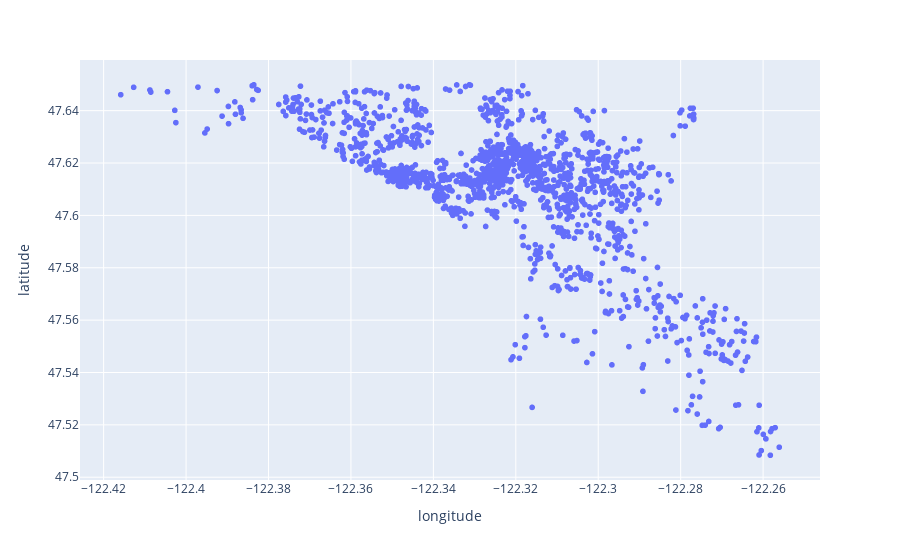

Here is the notebook cell this chart was saved with:
### Code cell
centro = true_location[(true_location["latitude"]>47.61)|(true_location["longitude"]>-122.34)]
centro = centro[(centro["latitude"]<47.65)]
centro.plot.scatter("longitude", "latitude", s=1, c="available")

### Figure 1 — Plotly figure (JSON) as saved in the notebook; plotly's stock layout.template omitted (floating-point values rounded to 4 significant figures; data arrays with more than 128 entries replaced by an {"elided": "..."} marker saying what was removed)
{"data": [{"hovertemplate": "longitude=%{x}<br>latitude=%{y}<extra></extra>", "legendgroup": "", "marker": {"color": "#636efa", "symbol": "circle"}, "mode": "markers", "name": "", "showlegend": false, "type": "scattergl", "x": {"elided": "1556 float values"}, "xaxis": "x", "y": {"elided": "1556 float values"}, "yaxis": "y"}], "layout": {"legend": {"tracegroupgap": 0}, "margin": {"t": 60}, "xaxis": {"anchor": "y", "domain": [0, 1], "title": {"text": "longitude"}}, "yaxis": {"anchor": "x", "domain": [0, 1], "title": {"text": "latitude"}}}}
